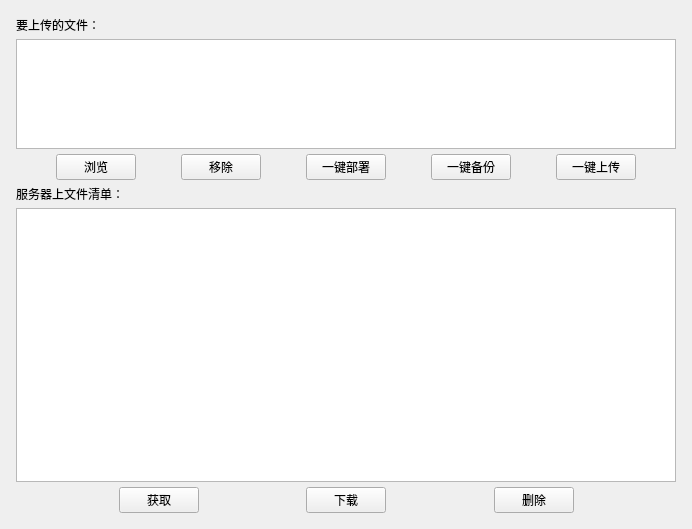
<?xml version="1.0" encoding="UTF-8"?>
<ui version="4.0">
 <class>Form</class>
 <widget class="QWidget" name="Form">
  <property name="windowTitle">
   <string>hexo博客一键部署工具</string>
  </property>
  <property name="layoutDirection">
   <enum>Qt::LeftToRight</enum>
  </property>
  <layout class="QVBoxLayout" name="verticalLayout_4">
   <item>
    <layout class="QVBoxLayout" name="verticalLayout_3" stretch="1,2">
     <property name="spacing">
      <number>5</number>
     </property>
     <property name="sizeConstraint">
      <enum>QLayout::SetDefaultConstraint</enum>
     </property>
     <property name="leftMargin">
      <number>5</number>
     </property>
     <property name="topMargin">
      <number>5</number>
     </property>
     <property name="rightMargin">
      <number>5</number>
     </property>
     <property name="bottomMargin">
      <number>5</number>
     </property>
     <item>
      <layout class="QVBoxLayout" name="verticalLayout">
       <item>
        <widget class="QLabel" name="label_2">
         <property name="text">
          <string>要上传的文件：</string>
         </property>
        </widget>
       </item>
       <item>
        <widget class="QListWidget" name="upload_list"/>
       </item>
       <item>
        <layout class="QHBoxLayout" name="horizontalLayout_2">
         <item>
          <spacer name="horizontalSpacer_9">
           <property name="orientation">
            <enum>Qt::Horizontal</enum>
           </property>
           <property name="sizeHint" stdset="0">
            <size>
             <width>40</width>
             <height>20</height>
            </size>
           </property>
          </spacer>
         </item>
         <item>
          <widget class="QPushButton" name="browseButton">
           <property name="baseSize">
            <size>
             <width>0</width>
             <height>0</height>
            </size>
           </property>
           <property name="text">
            <string>浏览</string>
           </property>
          </widget>
         </item>
         <item>
          <spacer name="horizontalSpacer_3">
           <property name="orientation">
            <enum>Qt::Horizontal</enum>
           </property>
           <property name="sizeHint" stdset="0">
            <size>
             <width>40</width>
             <height>20</height>
            </size>
           </property>
          </spacer>
         </item>
         <item>
          <widget class="QPushButton" name="removeButton">
           <property name="baseSize">
            <size>
             <width>0</width>
             <height>0</height>
            </size>
           </property>
           <property name="text">
            <string>移除</string>
           </property>
          </widget>
         </item>
         <item>
          <spacer name="horizontalSpacer_4">
           <property name="orientation">
            <enum>Qt::Horizontal</enum>
           </property>
           <property name="sizeHint" stdset="0">
            <size>
             <width>40</width>
             <height>20</height>
            </size>
           </property>
          </spacer>
         </item>
         <item>
          <widget class="QPushButton" name="deployButton">
           <property name="text">
            <string>一键部署</string>
           </property>
          </widget>
         </item>
         <item>
          <spacer name="horizontalSpacer_5">
           <property name="orientation">
            <enum>Qt::Horizontal</enum>
           </property>
           <property name="sizeHint" stdset="0">
            <size>
             <width>40</width>
             <height>20</height>
            </size>
           </property>
          </spacer>
         </item>
         <item>
          <widget class="QPushButton" name="backupButton">
           <property name="text">
            <string>一键备份</string>
           </property>
          </widget>
         </item>
         <item>
          <spacer name="horizontalSpacer_6">
           <property name="orientation">
            <enum>Qt::Horizontal</enum>
           </property>
           <property name="sizeHint" stdset="0">
            <size>
             <width>40</width>
             <height>20</height>
            </size>
           </property>
          </spacer>
         </item>
         <item>
          <widget class="QPushButton" name="uploadButton">
           <property name="text">
            <string>一键上传</string>
           </property>
          </widget>
         </item>
         <item>
          <spacer name="horizontalSpacer_10">
           <property name="orientation">
            <enum>Qt::Horizontal</enum>
           </property>
           <property name="sizeHint" stdset="0">
            <size>
             <width>40</width>
             <height>20</height>
            </size>
           </property>
          </spacer>
         </item>
        </layout>
       </item>
      </layout>
     </item>
     <item>
      <layout class="QVBoxLayout" name="verticalLayout_2">
       <item>
        <widget class="QLabel" name="label">
         <property name="text">
          <string>服务器上文件清单：</string>
         </property>
        </widget>
       </item>
       <item>
        <widget class="QListWidget" name="server_file_list"/>
       </item>
       <item>
        <layout class="QHBoxLayout" name="horizontalLayout">
         <item>
          <spacer name="horizontalSpacer_7">
           <property name="orientation">
            <enum>Qt::Horizontal</enum>
           </property>
           <property name="sizeHint" stdset="0">
            <size>
             <width>40</width>
             <height>20</height>
            </size>
           </property>
          </spacer>
         </item>
         <item>
          <widget class="QPushButton" name="getlistButton">
           <property name="text">
            <string>获取</string>
           </property>
          </widget>
         </item>
         <item>
          <spacer name="horizontalSpacer">
           <property name="orientation">
            <enum>Qt::Horizontal</enum>
           </property>
           <property name="sizeHint" stdset="0">
            <size>
             <width>40</width>
             <height>20</height>
            </size>
           </property>
          </spacer>
         </item>
         <item>
          <widget class="QPushButton" name="downloadButton">
           <property name="text">
            <string>下载</string>
           </property>
          </widget>
         </item>
         <item>
          <spacer name="horizontalSpacer_2">
           <property name="orientation">
            <enum>Qt::Horizontal</enum>
           </property>
           <property name="sizeHint" stdset="0">
            <size>
             <width>40</width>
             <height>20</height>
            </size>
           </property>
          </spacer>
         </item>
         <item>
          <widget class="QPushButton" name="deleteButton">
           <property name="text">
            <string>删除</string>
           </property>
          </widget>
         </item>
         <item>
          <spacer name="horizontalSpacer_8">
           <property name="orientation">
            <enum>Qt::Horizontal</enum>
           </property>
           <property name="sizeHint" stdset="0">
            <size>
             <width>40</width>
             <height>20</height>
            </size>
           </property>
          </spacer>
         </item>
        </layout>
       </item>
      </layout>
     </item>
    </layout>
   </item>
  </layout>
 </widget>
 <resources/>
 <connections/>
</ui>
